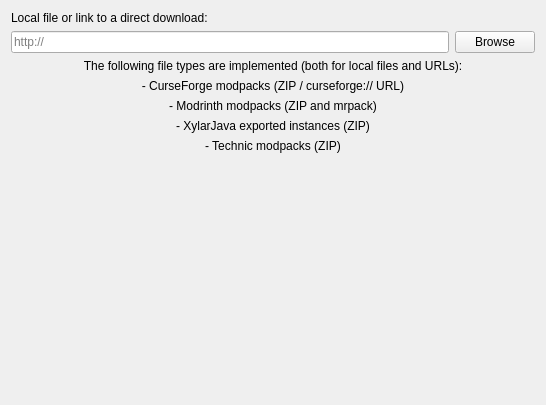
<?xml version="1.0" encoding="UTF-8"?>
<ui version="4.0">
 <class>ImportPage</class>
 <widget class="QWidget" name="ImportPage">
  <property name="geometry">
   <rect>
    <x>0</x>
    <y>0</y>
    <width>546</width>
    <height>405</height>
   </rect>
  </property>
  <layout class="QGridLayout" name="gridLayout">
   <item row="2" column="0">
    <widget class="QLineEdit" name="modpackEdit">
     <property name="placeholderText">
      <string notr="true">http://</string>
     </property>
    </widget>
   </item>
   <item row="2" column="1">
    <widget class="QPushButton" name="modpackBtn">
     <property name="text">
      <string>Browse</string>
     </property>
    </widget>
   </item>
   <item row="3" column="0" rowspan="2" colspan="2">
    <layout class="QVBoxLayout" name="verticalLayout">
     <item>
      <widget class="QLabel" name="label">
       <property name="text">
        <string>The following file types are implemented (both for local files and URLs):</string>
       </property>
       <property name="alignment">
        <set>Qt::AlignCenter</set>
       </property>
      </widget>
     </item>
     <item>
      <widget class="QLabel" name="label_5">
       <property name="text">
        <string>- CurseForge modpacks (ZIP / curseforge:// URL)</string>
       </property>
       <property name="alignment">
        <set>Qt::AlignCenter</set>
       </property>
      </widget>
     </item>
     <item>
      <widget class="QLabel" name="label_3">
       <property name="text">
        <string>- Modrinth modpacks (ZIP and mrpack)</string>
       </property>
       <property name="alignment">
        <set>Qt::AlignCenter</set>
       </property>
      </widget>
     </item>
     <item>
      <widget class="QLabel" name="label_2">
       <property name="text">
         <string>- XylarJava exported instances (ZIP)</string>
       </property>
       <property name="alignment">
        <set>Qt::AlignCenter</set>
       </property>
      </widget>
     </item>
     <item>
      <widget class="QLabel" name="label_4">
       <property name="text">
        <string>- Technic modpacks (ZIP)</string>
       </property>
       <property name="alignment">
        <set>Qt::AlignCenter</set>
       </property>
      </widget>
     </item>
    </layout>
   </item>
   <item row="5" column="0" colspan="2">
    <spacer name="verticalSpacer">
     <property name="orientation">
      <enum>Qt::Vertical</enum>
     </property>
     <property name="sizeHint" stdset="0">
      <size>
       <width>20</width>
       <height>40</height>
      </size>
     </property>
    </spacer>
   </item>
   <item row="0" column="0" colspan="2">
    <widget class="QLabel" name="modpackLabel">
     <property name="text">
      <string>Local file or link to a direct download:</string>
     </property>
    </widget>
   </item>
  </layout>
 </widget>
 <resources/>
 <connections/>
</ui>
